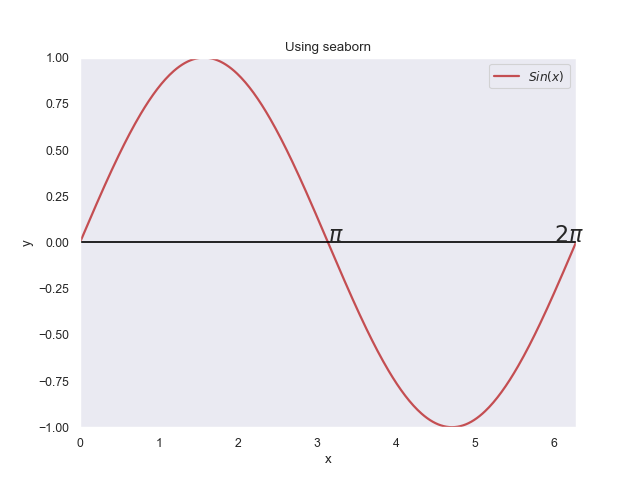

Generate this figure with Python:
#----------------------------------------------
#   CH_12_18_EX_1_Basic Plot Using Seaborn.py
#----------------------------------------------
import numpy as np
import matplotlib.pyplot as plt
import seaborn as sns
#
x = np.linspace(0, 2*np.pi, 361)
y = np.sin(x)
#
fig1 = plt.figure(1, figsize = (8, 6), dpi = 80)
sns.set()
plt.plot(x, y, 'r-', lw = 2, label = r'$Sin(x)$')
plt.xlabel('x')
plt.ylabel('y')
plt.text(3.14, 0, r'$\pi$', fontsize = 20)
plt.text(2*3, 0, r'$2\pi$', fontsize = 20)
plt.grid(axis = 'both')
plt.legend(loc = 'best')
plt.axhline(y = 0, color='black')
plt.axis([0., 2.*np.pi, -1., 1.])
plt.title('Using seaborn')
plt.legend(loc = 'best')
#
plt.savefig('CH_12_18_EX_1_Basic Plot Using Seaborn.png')
plt.show()


























































































	


